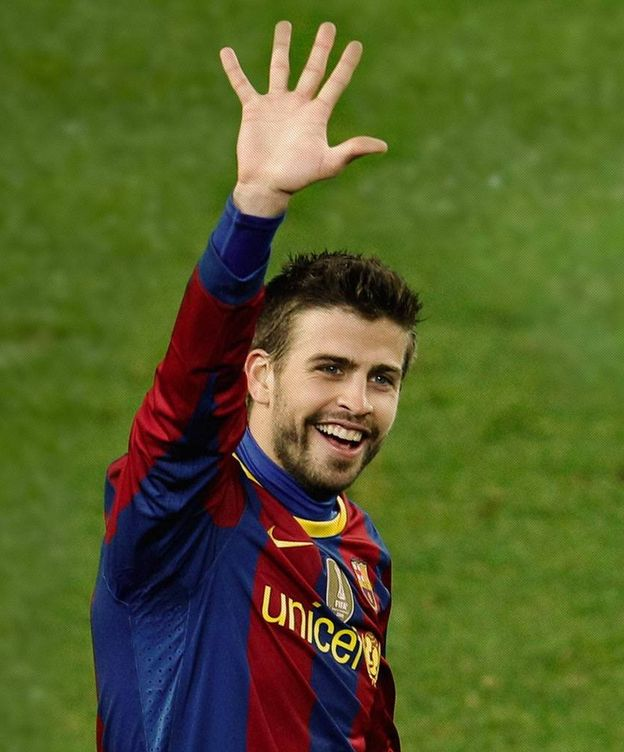
//> input picture resources/pique.png, 624 x 752 px
$ ./main   (built with g++ and OpenCV 4)
//> lines starting //> are read from the running program, lines starting //| are printed output that depends on the picture
#include <iostream>
#include <opencv2/opencv.hpp>

using namespace std;
using namespace cv;

int main()
{

    Mat inputImage1 = cv::imread("resources/pique.png", IMREAD_GRAYSCALE);
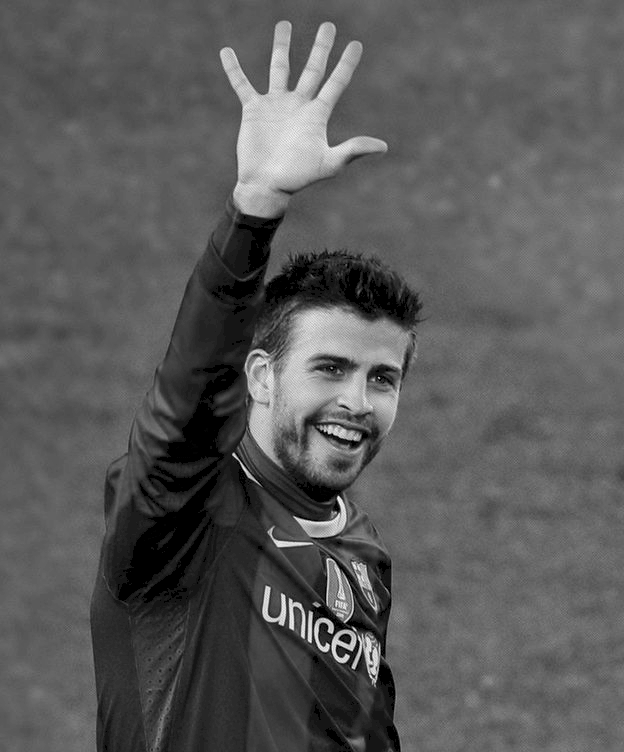
//> inputImage1: 752 rows x 624 cols, CV_8UC1; min 0, max 251, mean 89.9
    Mat inputImage2 = cv::imread("resources/ronaldo_sad.png", IMREAD_GRAYSCALE);
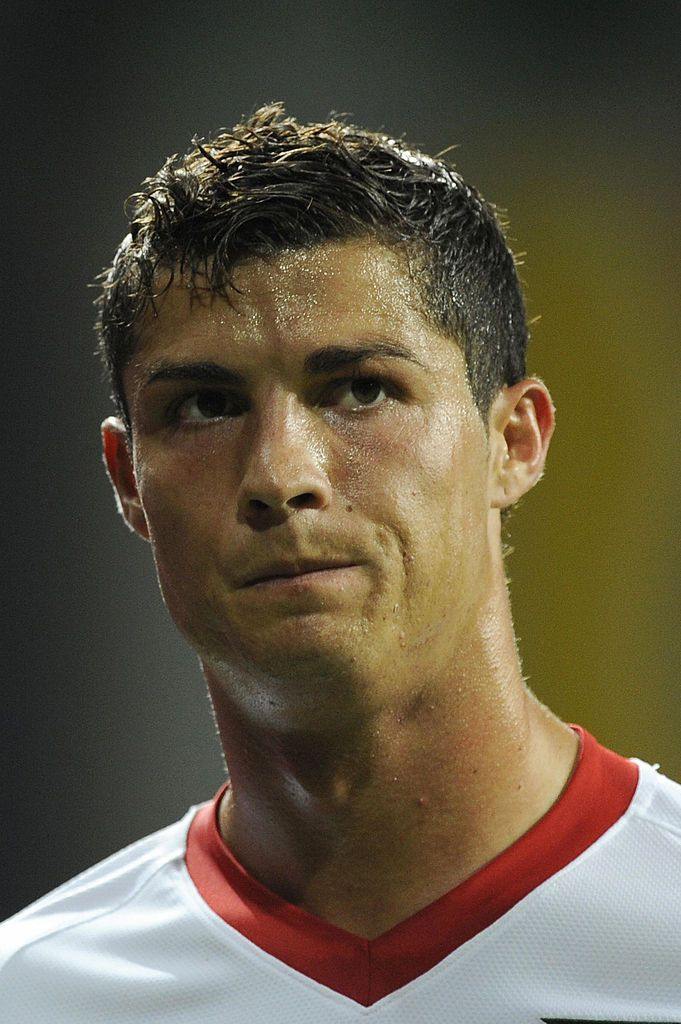
//> input picture resources/ronaldo_sad.png, 681 x 1024 px
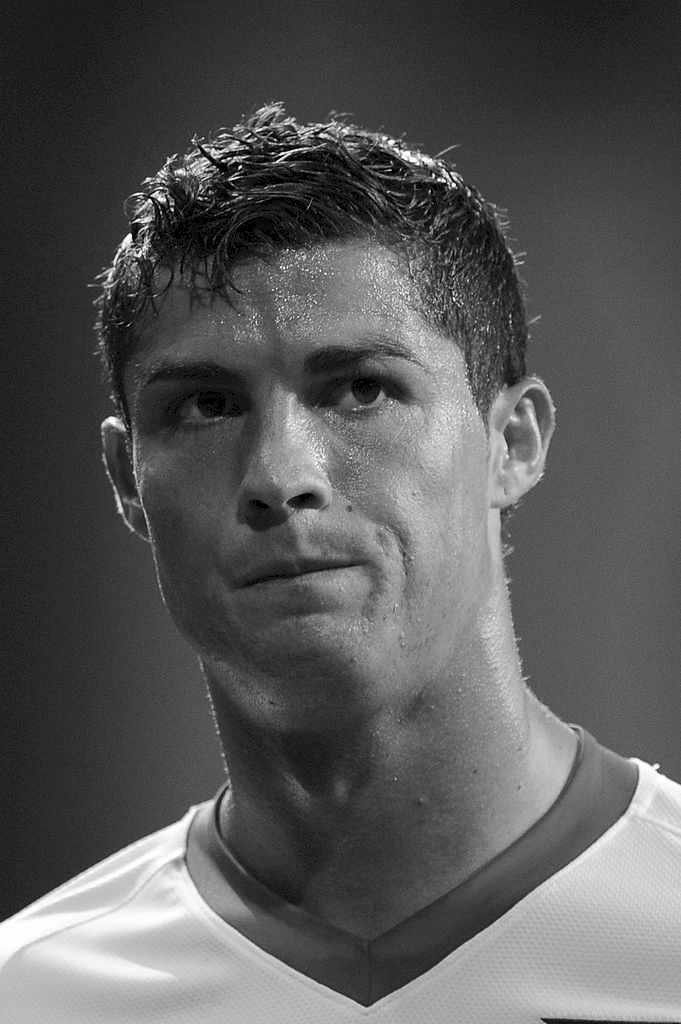
//> inputImage2: 1024 rows x 681 cols, CV_8UC1; min 0, max 255, mean 88.8

    if (inputImage1.empty() || inputImage2.empty())
    {
        cerr << "Could not open images\n";
        return 1;
    }

    //Display original
    imshow("Original image 1", inputImage1);
    imshow("Original image 2", inputImage2);

    //new image
    Mat mergedImage(inputImage1.rows, inputImage1.cols, CV_8U);

    // Sum the pixels after resizing the second image to match the first.
    resize(inputImage2, inputImage2, inputImage1.size());
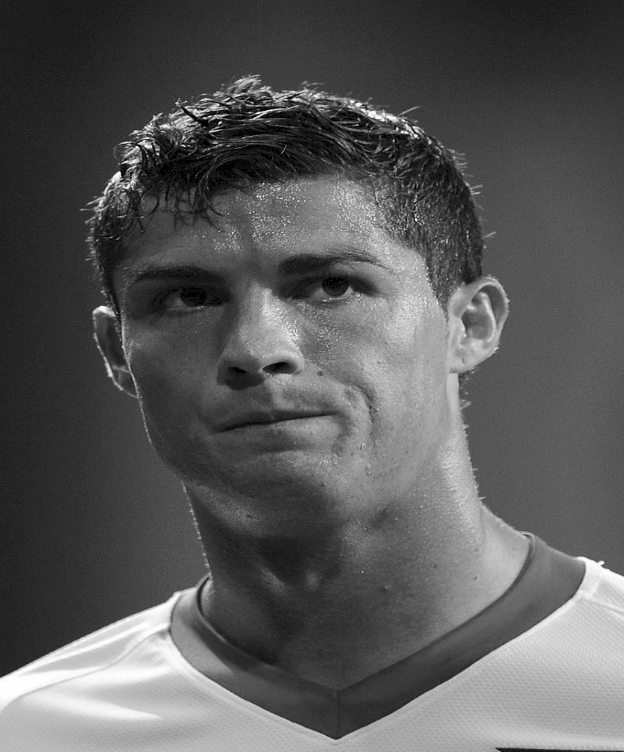
//> inputImage2: 752 rows x 624 cols, CV_8UC1; min 0, max 255, mean 88.7

    for (int i = 0; i < inputImage1.rows; i++)
    {
        for (int j = 0; j < inputImage1.cols; j++)
        {
            mergedImage.at<uchar>(i, j) = (inputImage1.at<uchar>(i, j) + inputImage2.at<uchar>(i, j))/2;
        }
    }
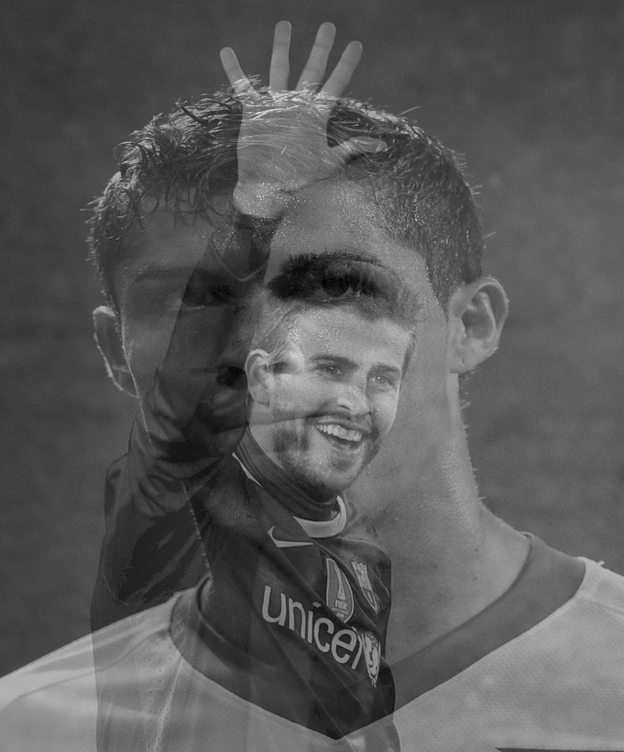
//> mergedImage: 752 rows x 624 cols, CV_8UC1; min 0, max 229, mean 89
    imshow("Merged image", mergedImage);


    Mat addCte(inputImage1.rows, inputImage1.cols, CV_8U);
    int value = 50,tmp;

    for (int i = 0; i < inputImage1.rows; i++)
    {
        for (int j = 0; j < inputImage1.cols; j++)
        {
            tmp = inputImage1.at<uchar>(i, j) + value;
            if(tmp > 255)
                tmp = 255;
            addCte.at<uchar>(i, j) = tmp;
        }
    }
//> this loop made 752 passes
//> tmp on passes 1 to 3: 145, 145, 146
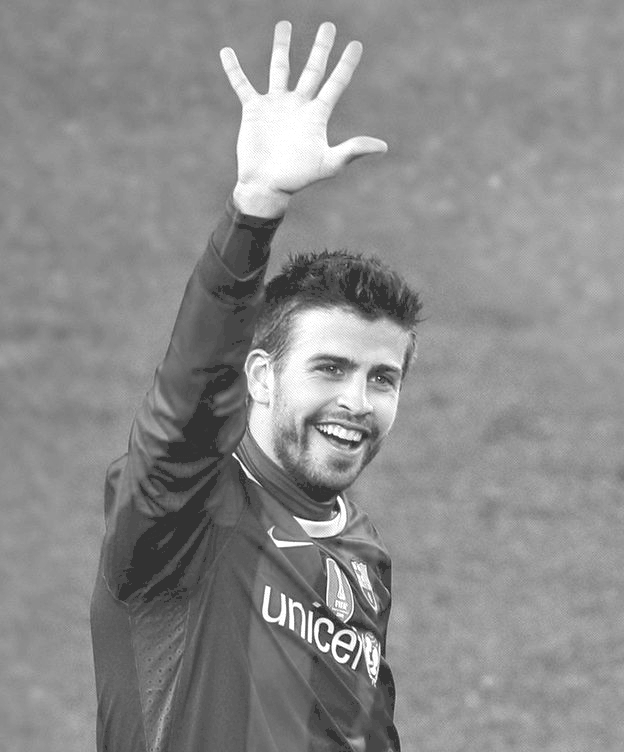
//> addCte: 752 rows x 624 cols, CV_8UC1; min 50, max 255, mean 139.7
//> after the loop, tmp = 160

    imshow("Add constant", addCte);


    //multipy by collumn from left to right
    Mat multCol(inputImage1.rows, inputImage1.cols, CV_8U);
    for (int i = 0; i < inputImage1.rows; i++)
    {
        for (int j = 0; j < inputImage1.cols; j++)
        {
            tmp = inputImage1.at<uchar>(i, j) + (j+255)/multCol.cols;
            if(tmp < 0)
                tmp = 0;
            multCol.at<uchar>(i, j) = tmp;
        }
    }
//> this loop made 752 passes
//> tmp on passes 1 to 3: 96, 96, 97
//> after the loop, tmp = 111
    imshow("Multiply by column", multCol);

    //add two images with different contributions
    Mat addImages(inputImage1.rows, inputImage1.cols, CV_8U);
    double alpha = 0.5, beta = 0.5;
    for (int i = 0; i < inputImage1.rows; i++)
    {
        for (int j = 0; j < inputImage1.cols; j++)
        {
            tmp = alpha * inputImage1.at<uchar>(i, j) + beta * inputImage2.at<uchar>(i, j);
            if(tmp < 0)
                tmp = 0;
            if(tmp > 255)
                tmp = 255;
            addImages.at<uchar>(i, j) = tmp;
        }
    }
//> this loop made 752 passes
//> tmp on passes 1 to 3: 65, 68, 67
//> after the loop, tmp = 89
    imshow("Add images", addImages);


    //change weight from left to right, far left is 100% image1, far right is 100% image2
    Mat addImages2(inputImage1.rows, inputImage1.cols, CV_8U);
    for (int i = 0; i < inputImage1.rows; i++)
    {
        for (int j = 0; j < inputImage1.cols; j++)
        {
            alpha = (double)j/(addImages2.cols-1);
            beta = 1 - alpha;
            tmp = alpha * inputImage1.at<uchar>(i, j) + beta * inputImage2.at<uchar>(i, j);
            if(tmp < 0)
                tmp = 0;
            if(tmp > 255)
                tmp = 255;
            addImages2.at<uchar>(i, j) = tmp;
        }
    }
//> this loop made 752 passes
//> tmp on passes 1 to 3: 95, 95, 96
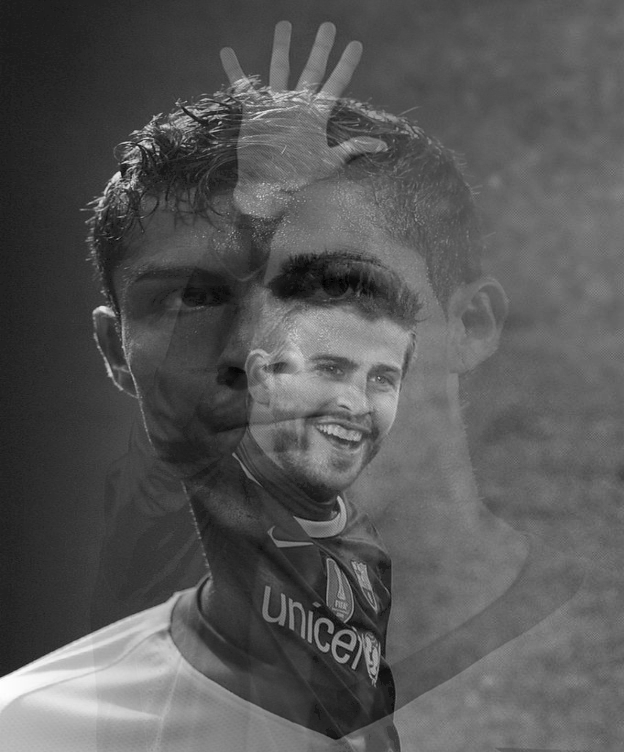
//> addImages2: 752 rows x 624 cols, CV_8UC1; min 0, max 254, mean 87.3
//> after the loop, alpha = 1; beta = 0; tmp = 110
    imshow("Add images with changing weight", addImages2);

    //wait for a keystroke in the window
    waitKey(0);

}
